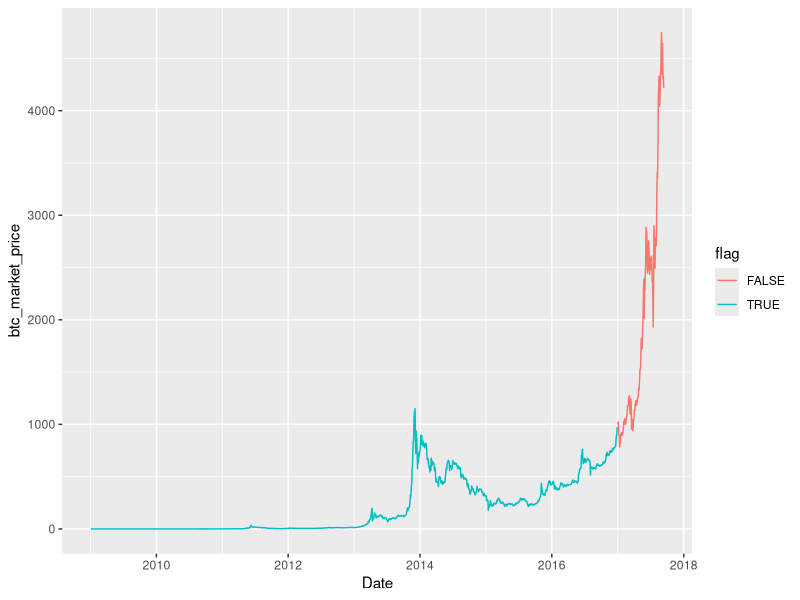

Generate this figure with R: (Note: this script raises an error after producing the figure.)
## ---- chunk 1
knitr::opts_chunk$set(echo = TRUE)
## ---- chunk 2
library(MASS)
library(dplyr)
library(lubridate)
library(ggplot2)
#read data
btc_data = read.csv("bitcoin_dataset.csv")
#Form training sets and test tests 
btc_data$Date = as.POSIXct(btc_data$Date, format='%Y-%m-%d %H:%M:%S')
btc_useful = btc_data %>%
  #remove data we don't use
  filter(Date <= ymd('2017-09-12'))%>%
  #mark training set
  mutate(flag = Date < ymd('2017-1-1'))%>%
  #since we don't use btc_trade_volume, remove it here
  select(-btc_trade_volume)
#We plot the trend to see the changing trend
ggplot(data = btc_useful,aes(x=Date,y=btc_market_price,color=flag)) + geom_line()
#also, we see the btc_market_price misses a lot of data in 2010 so we discard this part of data
btc_useful = btc_useful %>%
  filter(Date >= ymd('2016-01-01'))
#split training set, we don't need flag and target varible appear in X
training_set = filter(btc_useful, flag == TRUE)
y_train = select(training_set, btc_market_price)
x_train = select(training_set, -c(btc_market_price, flag))
training_set = as_tibble(cbind(x_train, y_train))

#split test set
test_set = filter(btc_useful, flag == FALSE)
y_test = select(test_set, btc_market_price)
x_test = select(test_set, -c(btc_market_price, flag))
test_set = as_tibble(cbind(x_test, y_test))

## ---- chunk 3
library(tidyr)
library(leaps)
fitted_subset = regsubsets(btc_market_price ~., data = training_set, nvmax = ncol(training_set) - 1)
#Then we try to visualize the fitting in every iteration
#First we try to generate a table contains variable name and the number corresponding to its selection
selection_data = as_tibble(summary(fitted_subset)$which)%>%
  gather(key=variable_name, value = selected) %>%
  filter(variable_name!='(Intercept)')%>%
  mutate(selected=as.numeric(selected))%>%
  group_by(variable_name) %>%
  summarise(sum_select = sum(selected))
#Then we try to form a table, whose row is subset and column represents variables.
sub_var = as_tibble(summary(fitted_subset)$which)
select_order = stats$variable_name[order(selection_data$sum_select)]
n_rows = nrow(sub_var)
n_cols = ncol(sub_var)
grid_data = sub_var %>%
  gather(key = variable_name, value = included) %>%
  mutate(step_number = rep(1:n_rows, n_cols))%>%
  filter(variable_name != factor(variable_name, levels = select_order))

ggplot(grid_data, aes(x = step_number, y = variable_name, fill = included)) + geom_tile(color = 'blue', size = 0.5) + xlab('Number of variables') + 
  theme(panel.border = element_rect(size = 2), plot.title = element_text(size = rel(1.2)), axis.text.x = element_blank(),axis.title.y = element_blank(),axis.ticks = element_blank(), axis.line = element_blank(), axis.text.y = element_text(size = 7), legend.position = "right")

## ---- chunk 4
which_variables = function(fitted_subset, n_variable =1, intercept.rm = TRUE) {
  sumsubset = summary(fitted_subset)
  selected_var = names(which(sumsubset$which[n_variable,]))
  if(intercept.rm) {
    selected_var = selected_var[2:length(selected_var)]
  }
  selected_var
}
#Then we try to determine the best subset
#So, how should we define "best"? We predefine 4 criteria while picking the best subset: AIC, BIC, or Cp
subset_aic = function(sumsubset,n_samples){
  modle_size = apply(sumsubset$which, 1, sum)
  n_samples * log(sumsubset$rss / n_samples) + 2*model_size
}
best_subset = function(fitted_subset, n_samples = NULL, criteria = 'AIC') {
  sumsubset = summary(fitted_subset)
  if(criteria =='AIC') {
    if(is.null(n_samples)) {
      stop('n_samples necessary for AIC criteria.')
    }
    n_variables = which.min(subset_aic(sumsubset, n_samples))
  }
  else if (criteria == 'Cp') {
    n_variables = which.min(sumsubset$cp)
  }
  else if (criteria == 'BIC') {
    n_variables = which.min(sumsubset$bic)
  } else {
    stop('Unrecoginized criteria. Must be one of AIC, BIC, Cp.')
  }
  n_variables
}

#Then we combine the functions into a method that fits a linear model based on the best subset for a given cirteria.
bestsubset_lm = function(fitted_subset, target_var, data, criteria = 'AIC') {
  n_variable = best_subset(fitted_subset , n_samples = nrow(data), criteria = criteria) 
    #actually extract the predictor names from the subset
  predictors = which_variables(fitted_subset , n_variable = n_variables)
  target_str = paste(target_var, "~", sep =" ")
  predictor_str = paste(predictors, collapse = "+")
  formula_str = paste(target_str,predictor_str, sep =" ")
  formula = as.formula(formula_str)
  lm(formula, data = data)
}
  
## ---- chunk 5
#' Print the predictors used in a model
print_predictors <- function(model) {
  predictors <- attr(model$terms, 'term.labels')
  n_predictors <- length(predictors)
  
  number_str <- paste(n_predictors, "variables used in this model:", sep = " ")
  predictor_str <- paste(predictors, collapse = "\n\t")
  
  cat(paste(number_str, predictor_str, sep = '\n\t'))
}
#Putting this all together we can fit 4 models: the model using all of the predictors and the best model according AIC, BIC and Mallow's $C_p$.
# model with all variables
model_full <- lm(btc_market_price ~ ., data = bitcoin_train)

# AIC 
model_aic <- bestsubset_lm(subset_fit, target_var = 'btc_market_price', 
                           data = bitcoin_train, 
                           criteria = "AIC")

print_predictors(model_aic)

# BIC
model_bic <- bestsubset_lm(subset_fit, target_var = 'btc_market_price', 
                           data = bitcoin_train, 
                           criteria = "BIC")

print_predictors(model_bic)

# Mallow's Cp
model_cp <- bestsubset_lm(subset_fit, target_var = 'btc_market_price', 
                          data = bitcoin_train, 
                          criteria = "Cp")

print_predictors(model_cp)
train_test_curves(train = bitcoin_train, test = bitcoin_test, 
                  target_var = 'btc_market_price', date_var = 'date',
                  metric = "MSE",
                  model_aic, model_bic, model_cp)
## ---- chunk 6


subset_fit <- regsubsets(
    log(btc_market_price + 1) ~ . + log(btc_market_cap + 1) - btc_market_cap, 
    data = bitcoin_train, 
    nvmax = ncol(bitcoin_train) - 1)

subset_waffleplot(subset_fit)
 AIC
log_model_aic <- bestsubset_lm(subset_fit, target_var = 'log(btc_market_price + 1)', 
                               data = bitcoin_train, 
                               criteria = "AIC")

print_predictors(log_model_aic)

# BIC
log_model_bic <- bestsubset_lm(subset_fit, target_var = 'log(btc_market_price + 1)', 
                               data = bitcoin_train, 
                               criteria = "BIC")

print_predictors(log_model_bic)

# Mallow's Cp
log_model_cp <- bestsubset_lm(subset_fit, target_var = 'log(btc_market_price + 1)', 
                              data = bitcoin_train, 
                              criteria = "Cp")

print_predictors(log_model_cp)
train_test_curves(train = bitcoin_train, test = bitcoin_test, 
                  target_var = 'btc_market_price', 
                  y_transform = function(x) { exp(x) - 1 },
                  date_var = 'date', metric = 'MSE',
                  log_model_aic, log_model_bic, log_model_cp)
